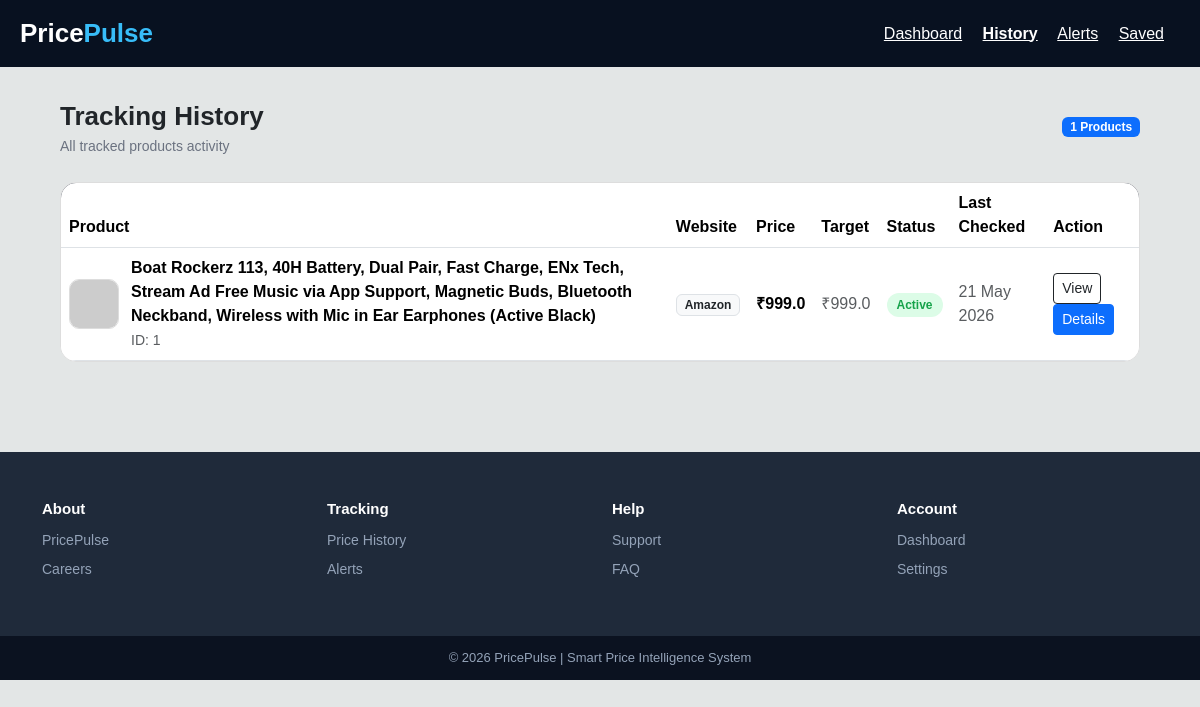
The app's page /history (signed in) with its own data.
### app/models/tracked_product.py (models this page shows, shortened)
class TrackedProduct(db.Model):
    __tablename__ = "tracked_products"
    __table_args__ = (
        db.UniqueConstraint(
            "user_id",
            "product_id",
            name="unique_user_product"
        ),
    )
    id = db.Column(db.Integer, primary_key=True)
    user_id = db.Column(
        db.Integer,
        db.ForeignKey("users.id"),
        nullable=False,
        index=True
    )
    product_id = db.Column(
        db.Integer,
        db.ForeignKey("products.id"),
        nullable=False,
        index=True
    )
    product_name = db.Column(db.String(300), nullable=False)
    website = db.Column(db.String(100), nullable=False)
    price = db.Column(db.Float, default=0)
    old_price = db.Column(db.Float, nullable=True)
    target_price = db.Column(db.Float, default=0)
    product_url = db.Column(db.String(1000), nullable=False)
    is_active = db.Column(db.Boolean, default=True, nullable=False)
    alert_sent = db.Column(db.Boolean, default=False)
    last_alert_sent = db.Column(db.DateTime, nullable=True)
    last_checked = db.Column(
        db.DateTime,
        default=lambda: datetime.now(timezone.utc),
        index=True
    )
    created_at = db.Column(
        db.DateTime,
        default=lambda: datetime.now(timezone.utc)
    )
    updated_at = db.Column(
        db.DateTime,
        default=lambda: datetime.now(timezone.utc),
        onupdate=lambda: datetime.now(timezone.utc)
    )
    user = db.relationship(
        "User",
        backref=db.backref("tracked_products", lazy=True)
    )
    product = db.relationship(
        "Product"
    )

### app/routes/web.py (the view)
@web.route("/history")
@login_required
def history():
    products = (
        TrackedProduct.query
        .filter_by(user_id=current_user.id)
        .order_by(TrackedProduct.id.desc())
        .all()
    )
    return render_template(
        "user/history.html",
        products=products
    )

### app/extensions.py (called while the page is built)
@login_manager.user_loader
def load_user(user_id):
    from app.extensions import db
    from app.models.user import User
    return db.session.get(User, int(user_id))

### app/templates/user/history.html (shortened to what this page needs)
<!DOCTYPE html>
<html lang="en">
<head>
<link href="https://cdn.jsdelivr.net/npm/bootstrap@5.3.2/dist/css/bootstrap.min.css" rel="stylesheet">
</head>
<body>
<div class="navbar d-flex justify-content-between align-items-center">
    <a href="{{ url_for('web.dashboard') }}" class="brand">
        Price<span>Pulse</span>
    </a>
    <div>
        <a href="{{ url_for('web.dashboard') }}" class="text-white me-3">Dashboard</a>
        <a href="{{ url_for('web.history') }}" class="text-white me-3 fw-bold">History</a>
        <a href="{{ url_for('web.alerts') }}" class="text-white me-3">Alerts</a>
        <a href="{{ url_for('web.saved') }}" class="text-white me-3">Saved</a>
    </div>
</div>
<div class="container page-container">
    <div class="d-flex justify-content-between align-items-center mb-3">
        <div>
            <div class="page-title">Tracking History</div>
            <div class="sub-title">All tracked products activity</div>
        </div>
        <span class="badge bg-primary">
            {{ products|length }} Products
        </span>
    </div>
    {% if products|length == 0 %}
        <div class="empty">
            <h5>No tracking history found</h5>
            <p class="text-muted">Start tracking products from dashboard</p>
            <a href="{{ url_for('web.dashboard') }}" class="btn btn-primary">
                Go to Dashboard
            </a>
        </div>
    {% else %}
    <div class="table-card">
        <div class="table-responsive">
            <table class="table align-middle mb-0">
                <thead>
                    <tr>
                        <th>Product</th>
                        <th>Website</th>
                        <th>Price</th>
                        <th>Target</th>
                        <th>Status</th>
                        <th>Last Checked</th>
                        <th>Action</th>
                    </tr>
                </thead>
                <tbody>
                    {% for p in products %}
                    <tr>
                        <td>
                            <div class="product">
                                <img src="{{ p.image if p.image else 'https://via.placeholder.com/50' }}">
                                <div>
                                    <strong>{{ p.product_name }}</strong><br>
                                    <small class="text-muted">ID: {{ p.id }}</small>
                                </div>
                            </div>
                        </td>
                        <td>
                            <span class="badge bg-light text-dark border">
                                {{ p.website }}
                            </span>
                        </td>
                        <td><strong>₹{{ p.price }}</strong></td>
                        <td class="text-muted">₹{{ p.target_price }}</td>
                        <td>
                            {% if p.is_active %}
                                <span class="active">Active</span>
                            {% else %}
                                <span class="stopped">Stopped</span>
                            {% endif %}
                        </td>
                        <td class="text-muted">
                            {{ p.last_checked.strftime("%d %b %Y") if p.last_checked else "—" }}
                        </td>
                        <td>
                            <a href="{{ p.product_url }}"
                               target="_blank"
                               class="btn btn-sm btn-outline-dark">
                                View
                            </a>
                            <a href="{{ url_for('web.product_detail', product_id=p.product_id) }}"
                               class="btn btn-sm btn-primary">
                                Details
                            </a>
                        </td>
                    </tr>
                    {% endfor %}
                </tbody>
            </table>
        </div>
    </div>
    {% endif %}
</div>
{% include "components/footer.html" %}
</body>
</html>

### app/templates/user/history.html (style rules this page uses)
body { font-family: Arial, sans-serif; background:#e3e6e6; margin:0; }
.navbar { background:#081120; padding:14px 20px; color:#fff; }
.brand { font-size:26px; font-weight:800; color:#fff; text-decoration:none; }
.brand span { color:#38bdf8; }
.page-container { padding:30px; }
.page-title { font-size:26px; font-weight:800; }
.sub-title { color:#6b7280; font-size:14px; }
.table-card { margin-top:25px; background:#fff; border-radius:16px; overflow:hidden; border:1px solid #ddd; }
.table thead { background:#081120; color:#fff; }
.product { display:flex; align-items:center; gap:12px; }
.product img { width:50px; height:50px; border-radius:10px; border:1px solid #ddd; }
.active { background:#dcfce7; color:#16a34a; padding:5px 10px; border-radius:999px; font-size:12px; font-weight:600; }

### records on screen
TrackedProduct: product_name "Boat Rockerz 113, 40H Battery, Dual Pair, Fast Charge, ENx Tech, Stream Ad Free Music via App Support, Magnetic Buds, Bluetooth Neckband, Wireless with Mic in Ear Earphones (Active Black)", id "1", website "Amazon", price "999.0", target_price "999.0", is_active "Active", last_checked "21 May 2026"

### other values on screen
{{ products|length }} "1"
